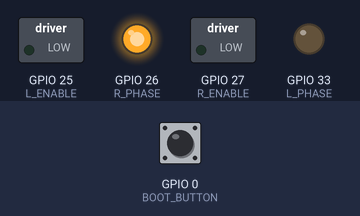
The sketch below on a simulated ESP32. On the bench: switched loads named in the sketch (green lamp = pin HIGH), output pins drawn as LEDs (lit = HIGH). The test bench sets the inputs (shaded band); at power-on: GPIO 0 (BOOT_BUTTON) HIGH. What the sketch prints to the serial monitor is not drawn.

Above: at 1.2 s.
1.3 s: GPIO 0 (BOOT_BUTTON) pulled LOW for 0.15 s
At 2.4 s:
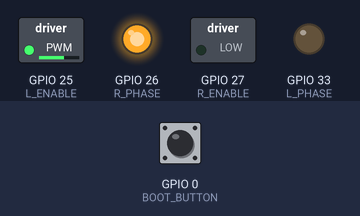
At 5.4 s:
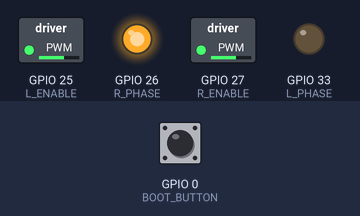
9.9 s: GPIO 0 (BOOT_BUTTON) pulled LOW for 1 s
At 12.5 s:
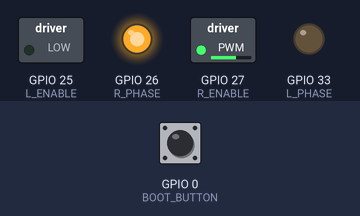
Timing chart, 0 to 18.5 s (numbered marks = the images above; inputs shaded):
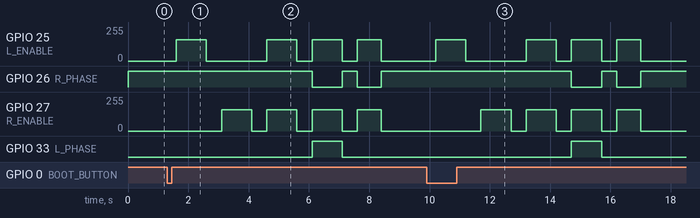

Measured:
- after the input at 1.3 s, GPIO 25 (L_ENABLE): 0/255 → 159/255 after 0.30 s, → 0/255 1.0 s later, → 159/255 2.0 s later, → 0/255 1.0 s later, … (8 changes in this stretch); GPIO 26 (R_PHASE): HIGH → LOW after 4.8 s, → HIGH 1.0 s later, → LOW 0.50 s later, → HIGH 0.80 s later
- after the input at 9.9 s, GPIO 25 (L_ENABLE): 0/255 → 159/255 after 0.31 s, → 0/255 1.0 s later, → 159/255 2.0 s later, → 0/255 1.0 s later, … (8 changes in this stretch); GPIO 26 (R_PHASE): HIGH → LOW after 4.8 s, → HIGH 1.0 s later, → LOW 0.50 s later, → HIGH 0.80 s later

The sketch:

motor_test.ino
```cpp
// motor_test — 左右のモーターが配線どおりの向きに回るかの確認
// BOOT ボタンを押すと 1 回だけ、次の順に動く (車体を持ち上げて、タイヤを浮かせて試す):
//   左タイヤだけ前進 → 右タイヤだけ前進 → 両方前進 → 両方後退 → その場で右回転
// 「前進」のはずが後ろに回ったら、下の LEFT_REVERSED / RIGHT_REVERSED を true/false 反転させる。
//
// 配線 (DRV8835 は MODE を VCC につないで PHASE/ENABLE モード):
//   IO33 → AIN1(APHASE)  IO25 → AIN2(AENBL)   … 左モーター (AOUT1/AOUT2)
//   IO26 → BIN1(BPHASE)  IO27 → BIN2(BENBL)   … 右モーター (BOUT1/BOUT2)
// ボード: ESP32 Dev Module / ESP32 Arduino core 3.x

const int L_PHASE = 33;
const int L_ENABLE = 25;
const int R_PHASE = 26;
const int R_ENABLE = 27;
const int BOOT_BUTTON = 0;

// 左右のモーターは鏡写しに付くので、片方は逆に回すと「両方前進」になる
bool LEFT_REVERSED = false;
bool RIGHT_REVERSED = true;

const uint32_t PWM_HZ = 20000;       // 20kHz。人の耳に聞こえない高さ
const uint8_t  PWM_BITS = 8;         // 0〜255
const int MAX_DUTY = 200;            // 単3×4本 (約6V) に対して平均 約4.7V までに抑える

// speed: -255〜255。正で前進、負で後退、0 でブレーキ
void setMotor(int phasePin, int enablePin, bool reversed, int speed) {
  bool backward = (speed < 0);
  int duty = min(abs(speed), MAX_DUTY);
  digitalWrite(phasePin, (backward != reversed) ? HIGH : LOW);
  ledcWrite(enablePin, duty);
}

void drive(int left, int right) {
  setMotor(L_PHASE, L_ENABLE, LEFT_REVERSED, left);
  setMotor(R_PHASE, R_ENABLE, RIGHT_REVERSED, right);
}

void step(const char* label, int left, int right, int ms) {
  Serial.printf("%-22s L=%4d R=%4d\n", label, left, right);
  drive(left, right);
  delay(ms);
  drive(0, 0);
  delay(500);
}

void setup() {
  Serial.begin(115200);
  pinMode(L_PHASE, OUTPUT);
  pinMode(R_PHASE, OUTPUT);
  pinMode(BOOT_BUTTON, INPUT_PULLUP);
  ledcAttach(L_ENABLE, PWM_HZ, PWM_BITS);
  ledcAttach(R_ENABLE, PWM_HZ, PWM_BITS);
  drive(0, 0);
  Serial.println("タイヤを浮かせて、BOOT ボタンを押すとテスト開始");
}

void loop() {
  if (digitalRead(BOOT_BUTTON) == LOW) {
    delay(300);                                     // 押した指が離れるのを待つ
    step("左だけ前進",            160,    0, 1000);
    step("右だけ前進",              0,  160, 1000);
    step("両方前進",              160,  160, 1000);
    step("両方後退",             -160, -160, 1000);
    step("その場で右回転",        160, -160,  800);
    Serial.println("おわり。もう一度 BOOT で再実行");
  }
  delay(20);
}
```
